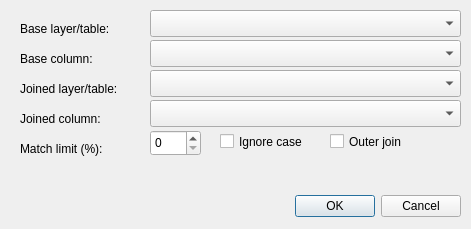
<?xml version="1.0" encoding="UTF-8"?>
<ui version="4.0">
 <class>FuzzyJoinDialogBase</class>
 <widget class="QDialog" name="FuzzyJoinDialogBase">
  <property name="geometry">
   <rect>
    <x>0</x>
    <y>0</y>
    <width>471</width>
    <height>229</height>
   </rect>
  </property>
  <property name="windowTitle">
   <string>FuzzyJoinTables</string>
  </property>
  <widget class="QDialogButtonBox" name="button_box">
   <property name="geometry">
    <rect>
     <x>120</x>
     <y>190</y>
     <width>341</width>
     <height>32</height>
    </rect>
   </property>
   <property name="orientation">
    <enum>Qt::Horizontal</enum>
   </property>
   <property name="standardButtons">
    <set>QDialogButtonBox::Cancel|QDialogButtonBox::Ok</set>
   </property>
  </widget>
  <widget class="QLabel" name="baseTableLabel">
   <property name="geometry">
    <rect>
     <x>20</x>
     <y>20</y>
     <width>121</width>
     <height>17</height>
    </rect>
   </property>
   <property name="text">
    <string>Base layer/table:</string>
   </property>
  </widget>
  <widget class="QgsMapLayerComboBox" name="baseCombo">
   <property name="geometry">
    <rect>
     <x>150</x>
     <y>10</y>
     <width>311</width>
     <height>27</height>
    </rect>
   </property>
  </widget>
  <widget class="QLabel" name="baseColumnLabel">
   <property name="geometry">
    <rect>
     <x>20</x>
     <y>50</y>
     <width>101</width>
     <height>17</height>
    </rect>
   </property>
   <property name="text">
    <string>Base column:</string>
   </property>
  </widget>
  <widget class="QgsFieldComboBox" name="baseFieldCombo">
   <property name="geometry">
    <rect>
     <x>150</x>
     <y>40</y>
     <width>311</width>
     <height>27</height>
    </rect>
   </property>
  </widget>
  <widget class="QLabel" name="label_2">
   <property name="geometry">
    <rect>
     <x>20</x>
     <y>80</y>
     <width>131</width>
     <height>17</height>
    </rect>
   </property>
   <property name="text">
    <string>Joined layer/table:</string>
   </property>
  </widget>
  <widget class="QgsMapLayerComboBox" name="joinedCombo">
   <property name="geometry">
    <rect>
     <x>150</x>
     <y>70</y>
     <width>311</width>
     <height>27</height>
    </rect>
   </property>
  </widget>
  <widget class="QLabel" name="joinedColumnLabel">
   <property name="geometry">
    <rect>
     <x>20</x>
     <y>110</y>
     <width>141</width>
     <height>17</height>
    </rect>
   </property>
   <property name="text">
    <string>Joined column:</string>
   </property>
  </widget>
  <widget class="QgsFieldComboBox" name="joinedFieldCombo">
   <property name="geometry">
    <rect>
     <x>150</x>
     <y>100</y>
     <width>311</width>
     <height>27</height>
    </rect>
   </property>
  </widget>
  <widget class="QCheckBox" name="ignoreCaseCheck">
   <property name="geometry">
    <rect>
     <x>220</x>
     <y>130</y>
     <width>121</width>
     <height>23</height>
    </rect>
   </property>
   <property name="text">
    <string>Ignore case</string>
   </property>
  </widget>
  <widget class="QLabel" name="label_3">
   <property name="geometry">
    <rect>
     <x>20</x>
     <y>140</y>
     <width>131</width>
     <height>17</height>
    </rect>
   </property>
   <property name="text">
    <string>Match limit (%):</string>
   </property>
  </widget>
  <widget class="QSpinBox" name="matchSpin">
   <property name="geometry">
    <rect>
     <x>150</x>
     <y>130</y>
     <width>51</width>
     <height>26</height>
    </rect>
   </property>
  </widget>
  <widget class="QCheckBox" name="outerJoinCheck">
   <property name="geometry">
    <rect>
     <x>330</x>
     <y>130</y>
     <width>92</width>
     <height>23</height>
    </rect>
   </property>
   <property name="text">
    <string>Outer join</string>
   </property>
  </widget>
 </widget>
 <customwidgets>
  <customwidget>
   <class>QgsFieldComboBox</class>
   <extends>QComboBox</extends>
   <header>qgsfieldcombobox.h</header>
  </customwidget>
  <customwidget>
   <class>QgsMapLayerComboBox</class>
   <extends>QComboBox</extends>
   <header>qgsmaplayercombobox.h</header>
  </customwidget>
 </customwidgets>
 <resources/>
 <connections>
  <connection>
   <sender>button_box</sender>
   <signal>accepted()</signal>
   <receiver>FuzzyJoinDialogBase</receiver>
   <slot>accept()</slot>
   <hints>
    <hint type="sourcelabel">
     <x>20</x>
     <y>20</y>
    </hint>
    <hint type="destinationlabel">
     <x>20</x>
     <y>20</y>
    </hint>
   </hints>
  </connection>
  <connection>
   <sender>button_box</sender>
   <signal>rejected()</signal>
   <receiver>FuzzyJoinDialogBase</receiver>
   <slot>reject()</slot>
   <hints>
    <hint type="sourcelabel">
     <x>20</x>
     <y>20</y>
    </hint>
    <hint type="destinationlabel">
     <x>20</x>
     <y>20</y>
    </hint>
   </hints>
  </connection>
 </connections>
</ui>
